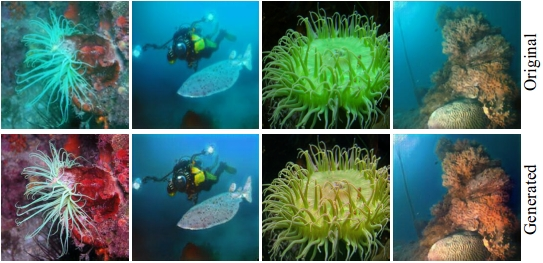
#> input picture data/col.jpg, 543 x 263 px
$ python uiqm.py --image ../data/col.jpg   (Python 2 division)   (older library calls are emulated)
#> lines starting #> are read from the running program, lines starting #| are printed output that depends on the picture; long printed decimals are rounded
'''

   Computes the Underwater Image Quality Measure (UIQM)

   I changed the UIConM (Underwater Image Contrast Measure) because the formula
   they gave using the PLIP operations wasn't working. I used the same measure
   however, the LogAMEE from here: https://www.hindawi.com/journals/ijbi/2016/4710842/

'''
from skimage.util.shape import view_as_windows
from skimage.util.shape import view_as_blocks
from scipy import ndimage
from scipy import misc
from tqdm import tqdm
from PIL import Image
import numpy as np
import argparse
import fnmatch
import math
import sys
import cv2
import os

'''
   Calculates the asymetric alpha-trimmed mean
'''
def mu_a(x, alpha_L=0.1, alpha_R=0.1):

   # sort pixels by intensity - for clipping
   x = sorted(x)

   # get number of pixels
   K = len(x)

   # calculate T alpha L and T alpha R
   T_a_L = math.ceil(alpha_L*K)
   T_a_R = math.floor(alpha_R*K)

   # calculate mu_alpha weight
   weight = (1/(K-T_a_L-T_a_R))

   # loop through flattened image starting at T_a_L+1 and ending at K-T_a_R
   s   = int(T_a_L+1)
   e   = int(K-T_a_R)
   val = sum(x[s:e])
   val = weight*val
   return val

def s_a(x, mu):
   val = 0
   for pixel in x:
      val += math.pow((pixel-mu), 2)
   return val/len(x)

def _uicm(x):

   R = x[:,:,0].flatten()
   G = x[:,:,1].flatten()
   B = x[:,:,2].flatten()

   RG = R-G
   YB = ((R+G)/2)-B

   mu_a_RG = mu_a(RG)
   mu_a_YB = mu_a(YB)

   s_a_RG = s_a(RG, mu_a_RG)
   s_a_YB = s_a(YB, mu_a_YB)

   l = math.sqrt( (math.pow(mu_a_RG,2)+math.pow(mu_a_YB,2)) )
   r = math.sqrt(s_a_RG+s_a_YB)

   return (-0.0268*l)+(0.1586*r)

def sobel(x):
   dx = ndimage.sobel(x,0)
   dy = ndimage.sobel(x,1)
   mag = np.hypot(dx, dy)
   mag *= 255.0 / np.max(mag)
   return mag

'''
   Enhancement measure estimation

   x.shape[0] = height
   x.shape[1] = width

'''
def eme(x, window_size):

   # if 4 blocks, then 2x2...etc.
   k1 = x.shape[1]/window_size
   k2 = x.shape[0]/window_size

   # weight
   w = 2./(k1*k2)

   blocksize_x = window_size
   blocksize_y = window_size

   # make sure image is divisible by window_size - doesn't matter if we cut out some pixels
   x = x[:blocksize_y*k2, :blocksize_x*k1]

   val = 0
   for l in range(k1):
      for k in range(k2):
         block = x[k*window_size:window_size*(k+1), l*window_size:window_size*(l+1)]
         max_ = np.max(block)
         min_ = np.min(block)

         # bound checks, can't do log(0)
         if min_ == 0.0: val += 0
         elif max_ == 0.0: val += 0
         else: val += math.log(max_/min_)

   return w*val

'''
   Underwater Image Sharpness Measure
'''
def _uism(x):

   # get image channels
   R = x[:,:,0]
   G = x[:,:,1]
   B = x[:,:,2]

   # first apply Sobel edge detector to each RGB component
   Rs = sobel(R)
   Gs = sobel(G)
   Bs = sobel(B)

   # multiply the edges detected for each channel by the channel itself
   R_edge_map = np.multiply(Rs, R)
   G_edge_map = np.multiply(Gs, G)
   B_edge_map = np.multiply(Bs, B)

   # get eme for each channel
   r_eme = eme(R_edge_map, 10)
   g_eme = eme(G_edge_map, 10)
   b_eme = eme(B_edge_map, 10)

   # coefficients
   lambda_r = 0.299
   lambda_g = 0.587
   lambda_b = 0.144

   return (lambda_r*r_eme) + (lambda_g*g_eme) + (lambda_b*b_eme)

def plip_g(x,mu=1026.0):
   return mu-x

# [9 lines left out: functions plip_theta, plip_cross, not called in this run]

def plip_diag(c, g, gamma):
   g = plip_g(g)
   return gamma - (gamma * math.pow((1 - (g/gamma) ), c) )

# [14 lines left out: functions plip_multiplication, plip_phiInverse, plip_phi, not called in this run]


'''
   Underwater image contrast measure
'''
def _uiconm(x, window_size):

   '''
      PLIP definitions
      https://github.com/tkrahn108/UIQM/blob/master/src/uiconm.cpp
      https://ieeexplore.ieee.org/stamp/stamp.jsp?tp=&arnumber=5609219
   '''
   plip_lambda = 1026.0
   plip_gamma  = 1026.0
   plip_beta   = 1.0
   plip_mu     = 1026.0
   plip_k      = 1026.0

   # if 4 blocks, then 2x2...etc.
   k1 = x.shape[1]/window_size
   k2 = x.shape[0]/window_size

   # weight
   w = -1./(k1*k2)

   blocksize_x = window_size
   blocksize_y = window_size

   # make sure image is divisible by window_size - doesn't matter if we cut out some pixels
   x = x[:blocksize_y*k2, :blocksize_x*k1]

   # entropy scale - higher helps with randomness
   alpha = 1

   val = 0
   for l in range(k1):
      for k in range(k2):
         block = x[k*window_size:window_size*(k+1), l*window_size:window_size*(l+1), :]
         max_ = np.max(block)
         min_ = np.min(block)

         # [5 lines of commented-out code are left out]

         top = max_-min_
         bot = max_+min_


         #print 'top:',top
         #print 'bot:',bot
         #print
         if math.isnan(top) or math.isnan(bot) or bot == 0.0 or top == 0.0: val += 0.0
         else: val += alpha*math.pow((top/bot),alpha) * math.log(top/bot)

         #try: val += plip_multiplication((top/bot),math.log(top/bot))


   #return plip_diag(w, val, plip_gamma)
   return w*val

# [10 lines left out: function getPaths, not called in this run]

'''
   Function to return UIQM to be called from other programs

   x: image
'''
# [10 lines left out: function getUIQM, not called in this run]

if __name__ == '__main__':

   parser = argparse.ArgumentParser()
   parser.add_argument('--image', required=False,type=str,help='Image to perform metric on')
   parser.add_argument('--directory',   required=False,type=str,help='Directory of images to perform average metric on')
   a = parser.parse_args()

   image     = a.image
   directory = a.directory

   if image is not None and directory is not None:
      print 'Only provide one'
      exit()

   if image is not None:
      images = [image]

   if directory is not None:
      images = getPaths(directory)


   # from https://ieeexplore.ieee.org/stamp/stamp.jsp?tp=&arnumber=7300447
   c1 = 0.4680
   c2 = 0.2745
   c3 = 0.2576

   total_uiqm = 0.0
   count = 0

   print 'Computing average UIQM...'
   for image in tqdm(images):

      #image = cv2.imread(image)
      #image = cv2.cvtColor(image, cv2.COLOR_BGR2RGB)
      image = misc.imread(image)
#> image is the input picture: shape (263, 543, 3); mean R, G, B 76.6, 114.8, 107.2
      image = image.astype(np.float32)

      uicm   = _uicm(image)
#> in mu_a, `x = sorted(x)`: x = 142809 items
#> in mu_a, `K = len(x)`: K = 142809
#> in mu_a, `T_a_L = math.ceil(alpha_L*K)`: T_a_L = 14281
#> in mu_a, `T_a_R = math.floor(alpha_R*K)`: T_a_R = 14280
#> in mu_a, `weight = (1/(K-T_a_L-T_a_R))`: weight = 0
#> in mu_a, `s   = int(T_a_L+1)`: s = 14282
#> in mu_a, `e   = int(K-T_a_R)`: e = 128529
#> in mu_a, `val = sum(x[s:e])`: val = -4145232
#> in mu_a, `val = weight*val`: val = 0
#> the loop in s_a, `for pixel in x:` made 142809 passes
#> (pixel, val) on passes 1 to 3: (-4, 16), (-6, 52), (-6, 88)
#> after the loop in s_a, `for pixel in x:`: val = 720346742
#> in _uicm, `s_a_RG = s_a(RG, mu_a_RG)`: s_a_RG = 5044.1
#> the loop in s_a (call 2), `for pixel in x:` made 142809 passes
#> (pixel, val) on passes 2 to 4: (-3, 9), (-3, 18), (-4, 34)
#> in _uicm, `s_a_YB = s_a(YB, mu_a_YB)`: s_a_YB = 2992.5
#> in _uicm, `l = math.sqrt( (math.pow(mu_a_RG,2)+math.pow(mu_a_YB,2)) )`: l = 0
#> in _uicm, `r = math.sqrt(s_a_RG+s_a_YB)`: r = 89.65
#> uicm = 14.22
      uism   = _uism(image)
#> in _uism, `R = x[:,:,0]`:
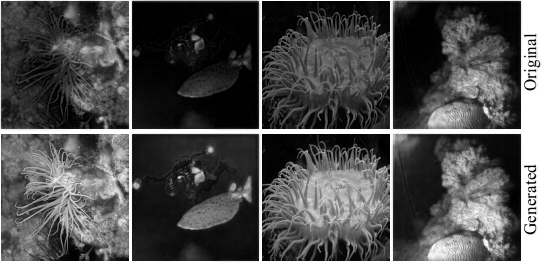
#> R: shape (263, 543) float32; min 0, max 255, mean 76.6
#> in _uism, `G = x[:,:,1]`:
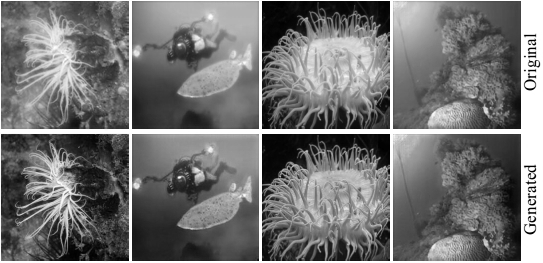
#> G: shape (263, 543) float32; min 0, max 255, mean 114.8
#> in _uism, `B = x[:,:,2]`:
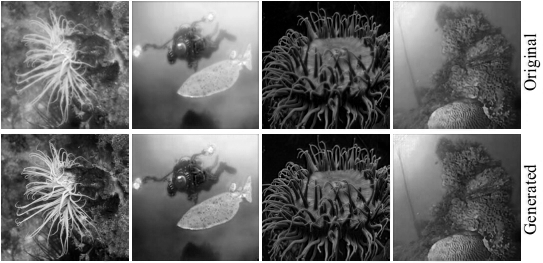
#> B: shape (263, 543) float32; min 0, max 255, mean 107.2
#> in sobel (call 3), `dy = ndimage.sobel(x,1)`:
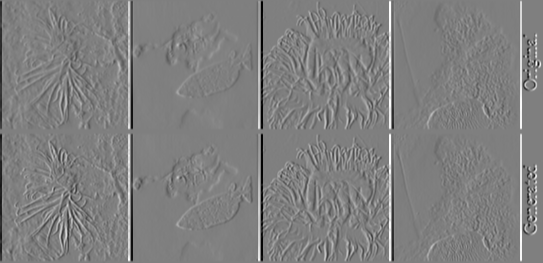
#> dy: shape (263, 543) float32; min -1020, max 1020, mean 0; drawn with min black and max white
#> in sobel (call 3), `mag = np.hypot(dx, dy)`:
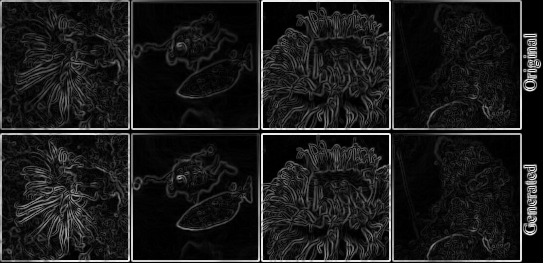
#> mag: shape (263, 543) float32; min 0, max 1080.5, mean 117.6; drawn with min black and max white
#> after the loop in eme, `for l in range(k1):`: val = 4383.8
#> in _uism, `r_eme = eme(R_edge_map, 10)`: r_eme = 6.24
#> call 2 of eme, with window_size = 10
#> in eme (call 2), `x = x[:blocksize_y*k2, :blocksize_x*k1]`:
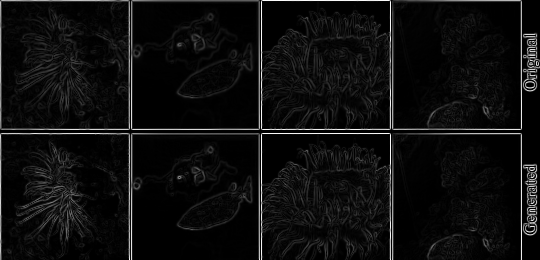
#> x: shape (260, 540) float32; min 0, max 61468.6, mean 3472.4; drawn with min black and max white
#> after the loop in eme (call 2), `for l in range(k1):`: val = 4971.6
#> in _uism, `g_eme = eme(G_edge_map, 10)`: g_eme = 7.08
#> in _uism, `b_eme = eme(B_edge_map, 10)`: b_eme = 6.06
#> uism = 6.9
      uiconm = _uiconm(image, 10)
#> in _uiconm, `x = x[:blocksize_y*k2, :blocksize_x*k1]`:
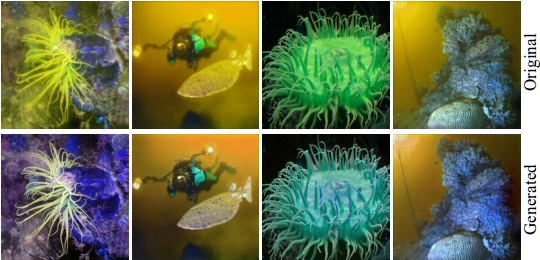
#> x: shape (260, 540, 3) float32; mean of channels 0, 1, 2 74.3, 113.1, 105.4; drawn as B, G, R
#> after the loop in _uiconm, `for l in range(k1):`: val = -166.2
#> uiconm = 0.118

      if directory is None:
         print 'UICM:',uicm
#| UICM: 14.218
         print 'UISM:',uism
#| UISM: 6.896
         print 'UIConM:',uiconm
#| UIConM: 0.1184
         print

      # [9 lines of commented-out code are left out]

      uiqm = (c1*uicm) + (c2*uism) + (c3*uiconm)
#> uiqm = 8.58
      #print 'UIQM:',uiqm
      total_uiqm += uiqm
#> total_uiqm = 8.58

      count += 1

   print float(total_uiqm)/float(count)
#| 8.578

$ run again, on data/funie.jpg
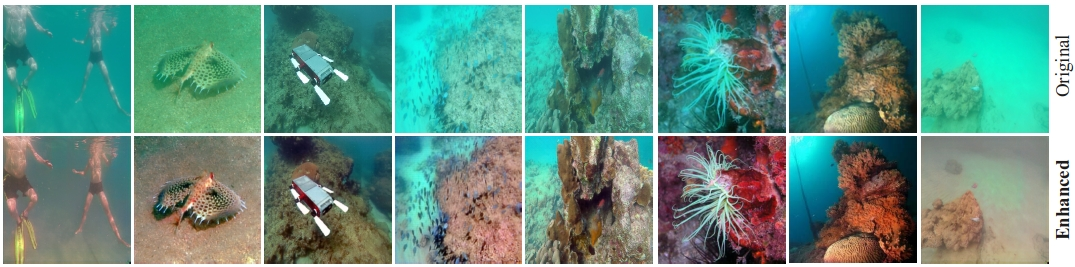
#> input picture data/funie.jpg, 1075 x 267 px
#> image is the input picture: shape (267, 1075, 3); mean R, G, B 98.4, 145.2, 131.9
#> in mu_a, `x = sorted(x)`: x = 287025 items
#> K = 287025
#> T_a_L = 28703
#> T_a_R = 28702
#> weight = 0
#> s = 28704
#> e = 258323
#> in mu_a, `val = sum(x[s:e])`: val = -9559267
#> in mu_a, `val = weight*val`: val = 0
#> the loop in s_a, `for pixel in x:` made 287025 passes
#> (pixel, val) on passes 2 to 4: (0, 0), (-1, 1), (-1, 2)
#> after the loop in s_a, `for pixel in x:`: val = 2.11e+09
#> s_a_RG = 7356.1
#> the loop in s_a (call 2), `for pixel in x:` made 287025 passes
#> (pixel, val) on passes 2 to 4: (0, 0), (-0.5, 0.25), (-0.5, 0.5)
#> s_a_YB = 1541.9
#> l = 0
#> r = 94.33
#> uicm = 14.96
#> after the loop in eme, `for l in range(k1):`: val = 8963.2
#> r_eme = 6.44
#> in eme (call 2), `x = x[:blocksize_y*k2, :blocksize_x*k1]`:
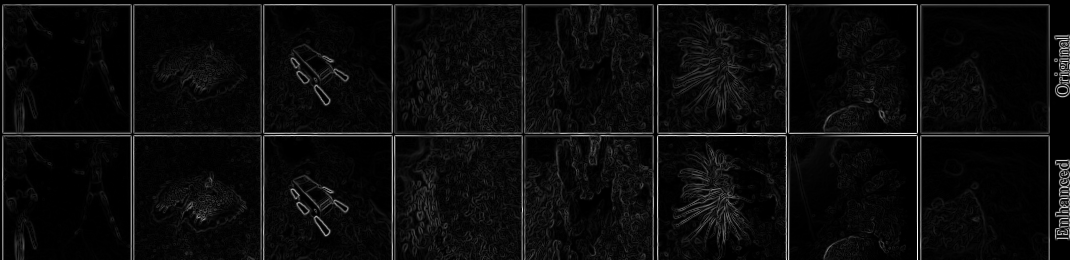
#> x: shape (260, 1070) float32; min 0, max 60924.7, mean 2925.3; drawn with min black and max white
#> after the loop in eme (call 2), `for l in range(k1):`: val = 7857.4
#> g_eme = 5.65
#> b_eme = 5.8
#> uism = 6.08
#> in _uiconm, `x = x[:blocksize_y*k2, :blocksize_x*k1]`:
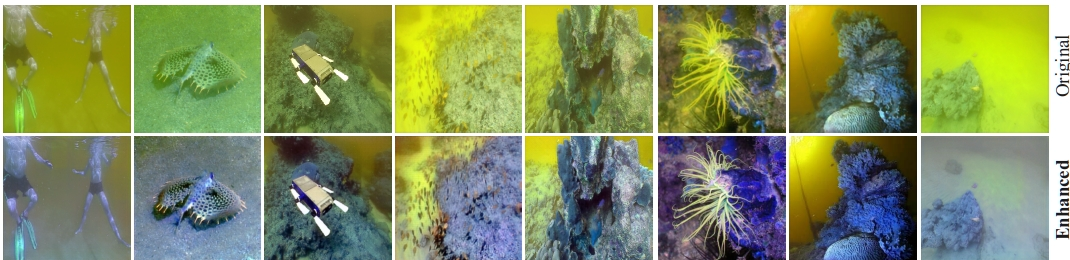
#> x: shape (260, 1070, 3) float32; mean of channels 0, 1, 2 95.3, 143.8, 130.3; drawn as B, G, R
#> after the loop in _uiconm, `for l in range(k1):`: val = -589
#> uiconm = 0.212
#| UICM: 14.961
#| UISM: 6.078
#| UIConM: 0.2117
#> uiqm = 8.72
#| 8.724

$ run again, on data/paired_data.jpg
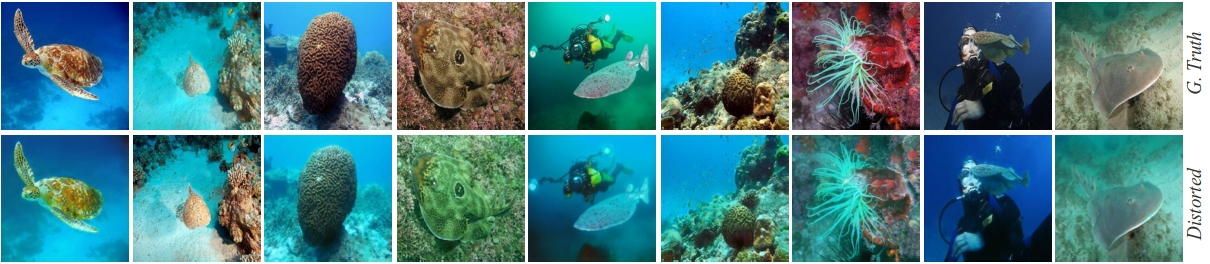
#> input picture data/paired_data.jpg, 1210 x 264 px
#> image is the input picture: shape (264, 1210, 3); mean R, G, B 71.9, 128.4, 135.4
#> in mu_a, `x = sorted(x)`: x = 319440 items
#> K = 319440
#> T_a_L = 31944
#> weight = 0
#> s = 31945
#> e = 287496
#> in mu_a, `val = sum(x[s:e])`: val = -13721537
#> in mu_a, `val = weight*val`: val = 0
#> the loop in s_a, `for pixel in x:` made 319440 passes
#> (pixel, val) on passes 2 to 4: (0, 0), (1, 1), (1, 2)
#> after the loop in s_a, `for pixel in x:`: val = 2.34e+09
#> s_a_RG = 7322.7
#> the loop in s_a (call 2), `for pixel in x:` made 319440 passes
#> (pixel, val) on passes 2 to 4: (0, 0), (-0.5, 0.25), (-0.5, 0.5)
#> s_a_YB = 4356.4
#> l = 0
#> r = 108.1
#> uicm = 17.14
#> after the loop in eme, `for l in range(k1):`: val = 7507.8
#> r_eme = 4.77
#> in eme (call 2), `x = x[:blocksize_y*k2, :blocksize_x*k1]`:
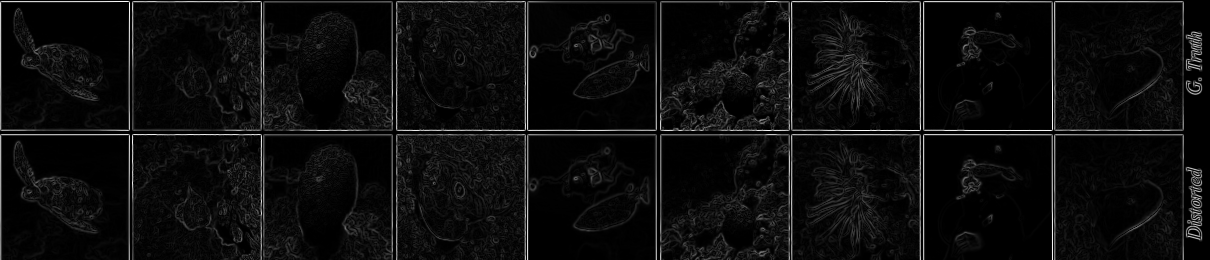
#> x: shape (260, 1210) float32; min 0, max 62038.8, mean 3258.7; drawn with min black and max white
#> after the loop in eme (call 2), `for l in range(k1):`: val = 9387.8
#> g_eme = 5.97
#> b_eme = 6.01
#> uism = 5.8
#> in _uiconm, `x = x[:blocksize_y*k2, :blocksize_x*k1]`:
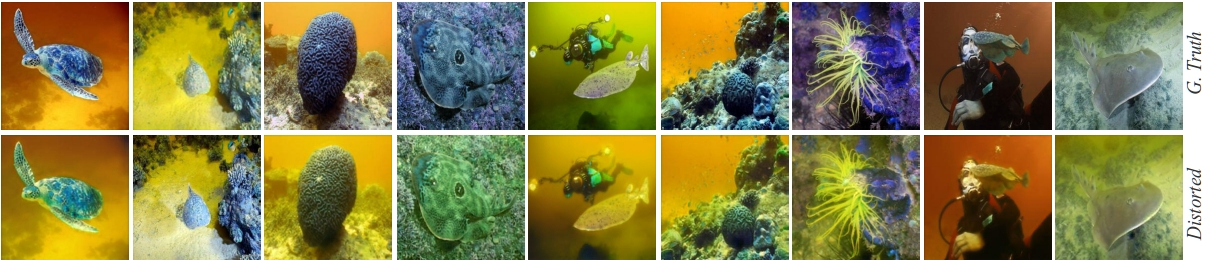
#> x: shape (260, 1210, 3) float32; mean of channels 0, 1, 2 70.6, 127.5, 134.6; drawn as B, G, R
#> after the loop in _uiconm, `for l in range(k1):`: val = -389.3
#> uiconm = 0.124
#| UICM: 17.140
#| UISM: 5.796
#| UIConM: 0.1238
#> uiqm = 9.64
#| 9.644

$ run again, on data/unpaired_data.jpg
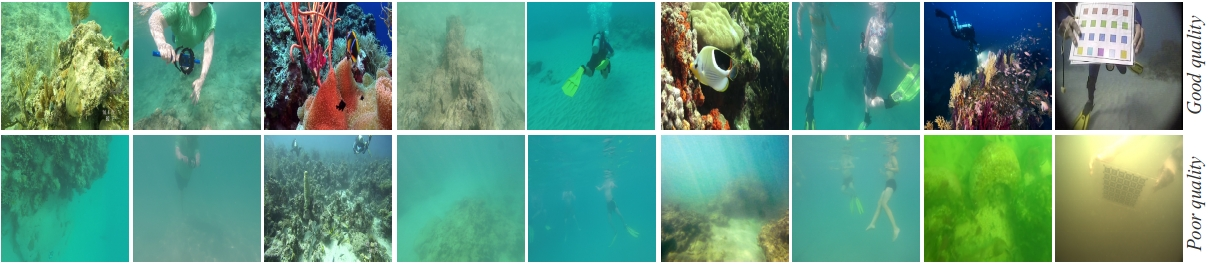
#> input picture data/unpaired_data.jpg, 1210 x 264 px
#> image is the input picture: shape (264, 1210, 3); mean R, G, B 96.5, 151.1, 129.1
#> in mu_a, `x = sorted(x)`: x = 319440 items
#> K = 319440
#> T_a_L = 31944
#> weight = 0
#> s = 31945
#> e = 287496
#> in mu_a, `val = sum(x[s:e])`: val = -13647971
#> in mu_a, `val = weight*val`: val = 0
#> the loop in s_a, `for pixel in x:` made 319440 passes
#> (pixel, val) on passes 2 to 4: (0, 0), (0, 0), (0, 0)
#> after the loop in s_a, `for pixel in x:`: val = 1.8e+09
#> s_a_RG = 5638.6
#> the loop in s_a (call 2), `for pixel in x:` made 319440 passes
#> s_a_YB = 2013.4
#> l = 0
#> r = 87.48
#> uicm = 13.87
#> after the loop in eme, `for l in range(k1):`: val = 8973.1
#> r_eme = 5.7
#> g_eme = 4.82
#> b_eme = 5.09
#> uism = 5.27
#> in _uiconm, `x = x[:blocksize_y*k2, :blocksize_x*k1]`:
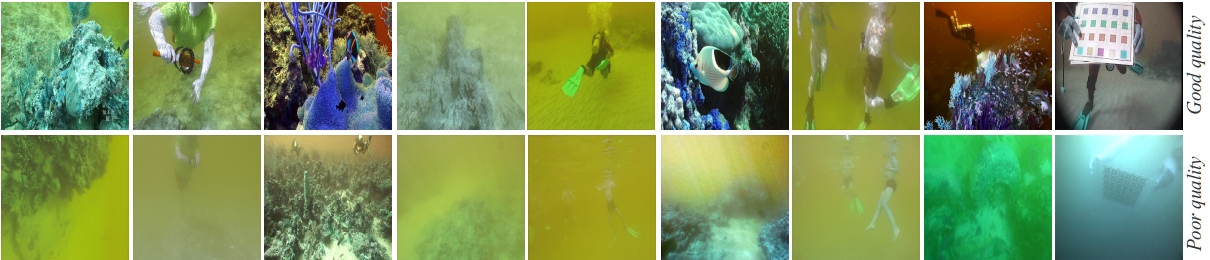
#> x: shape (260, 1210, 3) float32; mean of channels 0, 1, 2 95.3, 150.4, 128.2; drawn as B, G, R
#> after the loop in _uiconm, `for l in range(k1):`: val = -787.1
#> uiconm = 0.25
#| UICM: 13.874
#| UISM: 5.268
#| UIConM: 0.2502
#> uiqm = 8
#| 8.003
